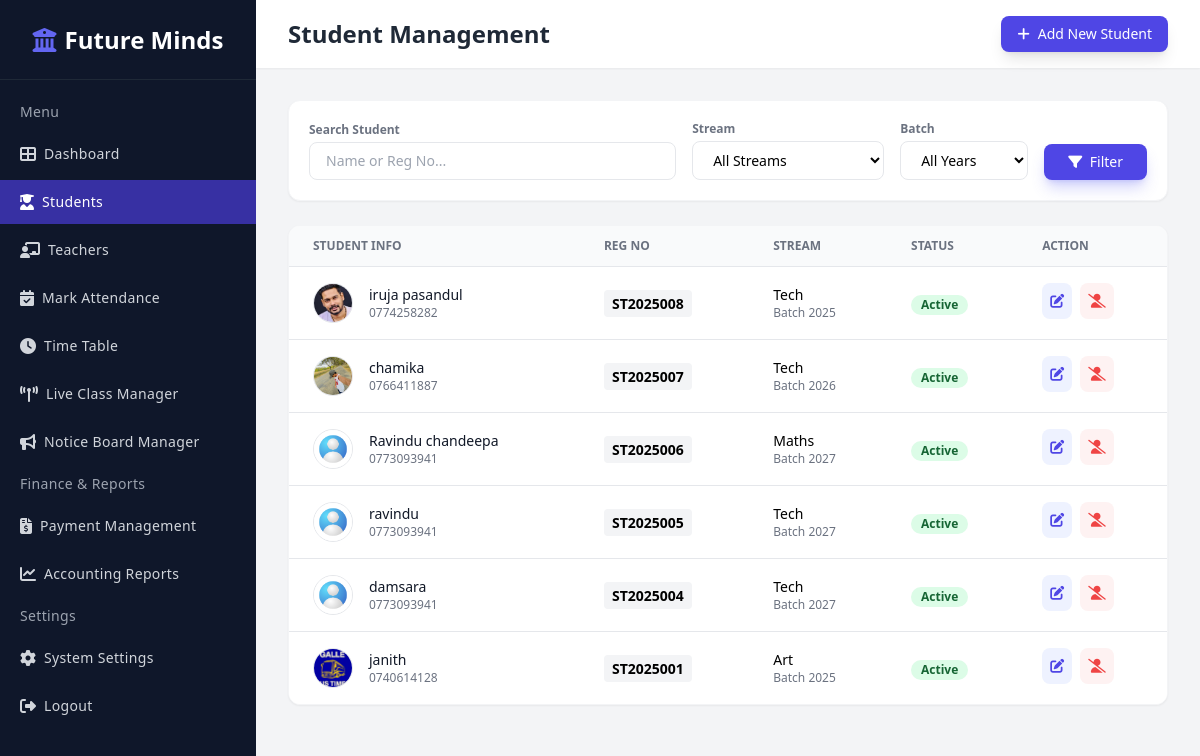
The page /admin/student.php on the database its author committed.
### tables this page shows
CREATE TABLE `students` (
  `student_id` int(11) NOT NULL,
  `reg_number` varchar(20) NOT NULL,
  `full_name` varchar(150) NOT NULL,
  `nic` varchar(20) NOT NULL,
  `dob` date NOT NULL,
  `gender` varchar(10) NOT NULL,
  `school` varchar(150) DEFAULT NULL,
  `address` text DEFAULT NULL,
  `student_phone` varchar(15) DEFAULT NULL,
  `parent_phone` varchar(15) NOT NULL,
  `email` varchar(150) NOT NULL,
  `stream` varchar(50) NOT NULL,
  `batch` varchar(10) NOT NULL,
  `photo` varchar(255) DEFAULT NULL,
  `registered_date` datetime DEFAULT current_timestamp(),
  `status` int(11) DEFAULT 1
);

### admin/student.php (the view, shortened to what this page needs)
<?php
include 'db_con.php';
?>
<!DOCTYPE html>
<html lang="en">
<head>
    <script src="https://cdn.tailwindcss.com"></script>
    <link rel="stylesheet" href="https://cdnjs.cloudflare.com/ajax/libs/font-awesome/6.4.0/css/all.min.css">
</head>
<body class="bg-gray-100 font-sans antialiased">
    <?php include('includes/sidebar.php'); ?>
    <div class="ml-64 flex flex-col min-h-screen">
        <header class="bg-white shadow-sm py-4 px-8 flex justify-between items-center sticky top-0 z-40">
            <h2 class="text-2xl font-bold text-gray-800">Student Management</h2>
            <div class="flex items-center gap-4">
                <a href="../log/registration.php" class="bg-indigo-600 text-white px-4 py-2 rounded-lg text-sm font-medium hover:bg-indigo-700 transition shadow-lg flex items-center">
                    <i class="fas fa-plus mr-2"></i> Add New Student
                </a>
            </div>
        </header>
        <main class="p-8">
            <form method="GET" action="" class="bg-white p-5 rounded-xl shadow-sm border border-gray-100 mb-6">
                <div class="flex flex-col md:flex-row gap-4 items-end">
                    <div class="w-full md:flex-1">
                        <label class="text-xs font-semibold text-gray-500 mb-1 block">Search Student</label>
                        <input type="text" name="search" value="<?php echo isset($_GET['search']) ? htmlspecialchars($_GET['search']) : ''; ?>"
                            class="w-full px-4 py-2 border border-gray-200 rounded-lg focus:outline-none focus:ring-2 focus:ring-indigo-500 text-sm"
                            placeholder="Name or Reg No...">
                    </div>
                    <div class="w-full md:w-48">
                        <label class="text-xs font-semibold text-gray-500 mb-1 block">Stream</label>
                        <select name="stream" class="w-full px-4 py-2 border border-gray-200 rounded-lg focus:outline-none focus:ring-2 focus:ring-indigo-500 text-sm bg-white">
                            <option value="">All Streams</option>
                        </select>
                    </div>
                    <div class="w-full md:w-32">
                        <label class="text-xs font-semibold text-gray-500 mb-1 block">Batch</label>
                        <select name="batch" class="w-full px-4 py-2 border border-gray-200 rounded-lg focus:outline-none focus:ring-2 focus:ring-indigo-500 text-sm bg-white">
                            <option value="">All Years</option>
                        </select>
                    </div>
                    <div class="flex gap-2">
                        <button type="submit" class="bg-indigo-600 text-white px-6 py-2 rounded-lg text-sm font-medium hover:bg-indigo-700 transition shadow-lg shadow-indigo-500/30">
                            <i class="fas fa-filter mr-1"></i> Filter
                        </button>
                    </div>
                </div>
            </form>
            <div class="bg-white rounded-xl shadow-sm border border-gray-100 overflow-hidden">
                <div class="overflow-x-auto">
                    <table class="min-w-full divide-y divide-gray-200">
                        <thead class="bg-gray-50">
                            <tr>
                                <th class="px-6 py-3 text-left text-xs font-bold text-gray-500 uppercase">Student Info</th>
                                <th class="px-6 py-3 text-left text-xs font-bold text-gray-500 uppercase">Reg No</th>
                                <th class="px-6 py-3 text-left text-xs font-bold text-gray-500 uppercase">Stream</th>
                                <th class="px-6 py-3 text-left text-xs font-bold text-gray-500 uppercase">Status</th>
                                <th class="px-6 py-3 text-left text-xs font-bold text-gray-500 uppercase">Action</th>
                            </tr>
                        </thead>
                        <tbody class="bg-white divide-y divide-gray-200">
                            <?php
                            $sql = "SELECT * FROM students WHERE 1=1";
                            $sql .= " ORDER BY student_id DESC";
                            $result = false;
                            $stmt = $conn->prepare($sql);
                            if ($stmt) {
                                $stmt->execute();
                                $result = $stmt->get_result();
                            } else {
                                echo "<tr><td colspan='5' class='text-center py-8 text-red-500'>Database Query Error. Please check SQL syntax.</td></tr>";
                            }
                            if ($result && $result->num_rows > 0) {
                                while($row = $result->fetch_assoc()) {
                                    $status_val = isset($row['status']) ? $row['status'] : 1;
                                    $is_active = ($status_val == 1);
                                    $status_color = $is_active ? 'bg-green-100 text-green-800' : 'bg-red-100 text-red-800';
                                    $status_text = $is_active ? 'Active' : 'Inactive';
                                    $photo_name = $row['photo'];
                                    $photo_path = (!empty($photo_name) && file_exists("../assets/images/students/" . $photo_name))
                                        ? "../assets/images/students/" . $photo_name
                                        : "../assets/images/user2.jpg";
                            ?>
                            <tr class="hover:bg-gray-50 transition">
                                <td class="px-6 py-4 whitespace-nowrap">
                                    <div class="flex items-center">
                                        <div class="flex-shrink-0 h-10 w-10">
                                            <img class="h-10 w-10 rounded-full object-cover border" src="<?php echo $photo_path; ?>" alt="Photo">
                                        </div>
                                        <div class="ml-4">
                                            <div class="text-sm font-medium text-gray-900"><?php echo htmlspecialchars($row['full_name']); ?></div>
                                            <div class="text-xs text-gray-500"><?php echo htmlspecialchars($row['student_phone']); ?></div>
                                        </div>
                                    </div>
                                </td>
                                <td class="px-6 py-4 whitespace-nowrap">
                                    <span class="text-sm font-bold bg-gray-100 px-2 py-1 rounded"><?php echo $row['reg_number']; ?></span>
                                </td>
                                <td class="px-6 py-4 whitespace-nowrap">
                                    <div class="text-sm font-medium"><?php echo $row['stream']; ?></div>
                                    <div class="text-xs text-gray-500">Batch <?php echo $row['batch']; ?></div>
                                </td>
                                <td class="px-6 py-4 whitespace-nowrap">
                                    <span class="px-2.5 py-0.5 inline-flex text-xs font-semibold rounded-full <?php echo $status_color; ?>">
                                        <?php echo $status_text; ?>
                                    </span>
                                </td>
                                <td class="px-6 py-4 whitespace-nowrap text-sm font-medium flex gap-2">
                                    <a href="#" class="p-2 rounded-lg text-indigo-600 bg-indigo-50 hover:bg-indigo-100" title="Edit">
                                        <i class="fas fa-edit"></i>
                                    </a>
                                    <a href="student_status.php?id=<?php echo $row['student_id']; ?>&status=<?php echo $status_val; ?>"
                                       class="p-2 rounded-lg <?php echo $is_active ? 'text-red-500 bg-red-50' : 'text-green-600 bg-green-50'; ?>"
                                       onclick="return confirm('Change status?')"
                                       title="Change Status">
                                        <i class="fas <?php echo $is_active ? 'fa-user-slash' : 'fa-user-check'; ?>"></i>
                                    </a>
                                </td>
                            </tr>
                            <?php
                                }
                            } else if ($result !== false) {
                                echo "<tr><td colspan='5' class='text-center py-8 text-gray-500'>No students found matching your filters.</td></tr>";
                            }
                            ?>
                        </tbody>
                    </table>
                </div>
            </div>
        </main>
    </div>
</body>
</html>

### admin/student.php (style rules this page uses)
body { font-family: 'Poppins', sans-serif; }

### rows shown on the page
students: photo (picture), full_name "iruja pasandul", student_phone "0774258282", reg_number "ST2025008", stream "Tech", batch "2025", status "Active"
students: photo (picture), full_name "chamika", student_phone "0766411887", reg_number "ST2025007", stream "Tech", batch "2026", status "Active"
students: full_name "Ravindu chandeepa", student_phone "0773093941", reg_number "ST2025006", stream "Maths", batch "2027", status "Active"
students: full_name "ravindu", student_phone "0773093941", reg_number "ST2025005", stream "Tech", batch "2027", status "Active"
students: full_name "damsara", student_phone "0773093941", reg_number "ST2025004", stream "Tech", batch "2027", status "Active"
students: photo (picture), full_name "janith", student_phone "0740614128", reg_number "ST2025001", stream "Art", batch "2025", status "Active"
